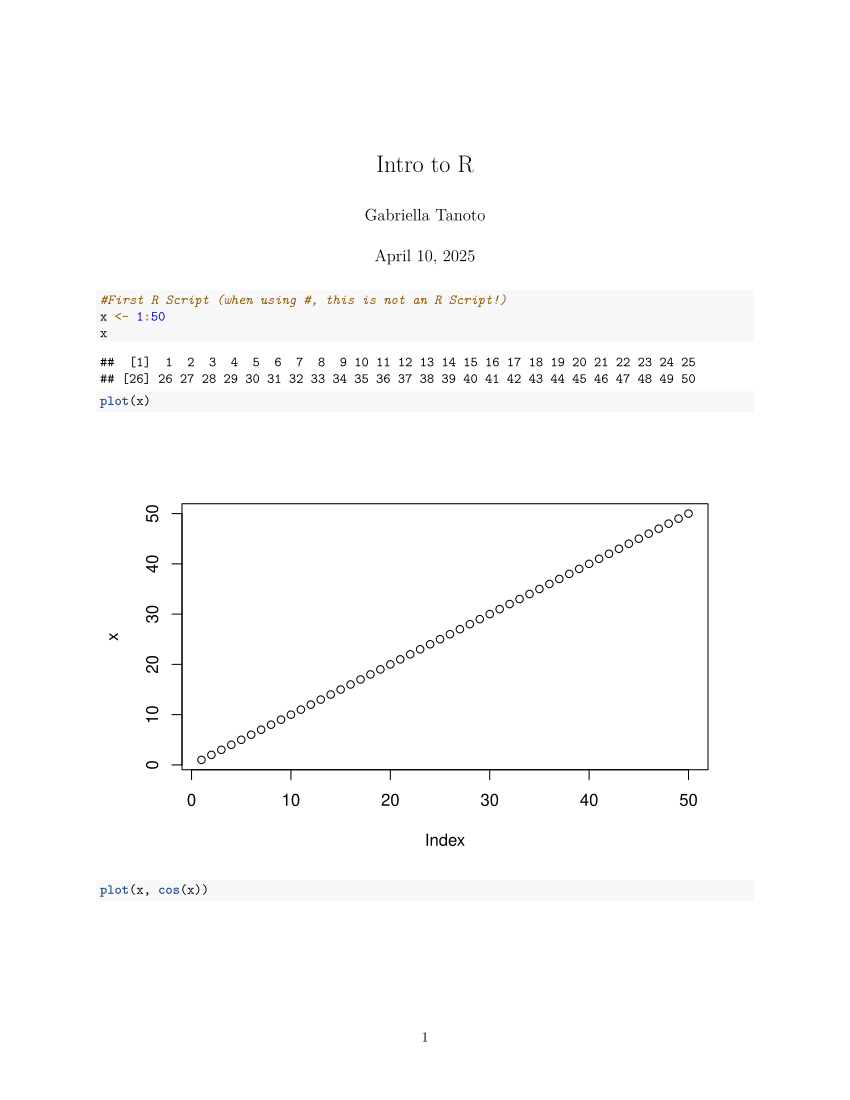

Write the R code that produced this figure.
#' ---
#' title: "Intro to R"
#' author: "Gabriella Tanoto"
#' date: "April 10, 2025"
#' ---

#First R Script (when using #, this is not an R Script!)
x <- 1:50
x
plot(x)
plot(x, cos(x))
plot(x, cos(x), typ="l")
plot(x, cos(x), typ="l", col="pink", lwd="2.93") 
#lwd is line width, col is color and typ is type of the graph!
?plot
plot(x, cos(x), typ="l", col="pink", lwd="2.93", xlab="X axis", ylab="Cosinuhhh")
